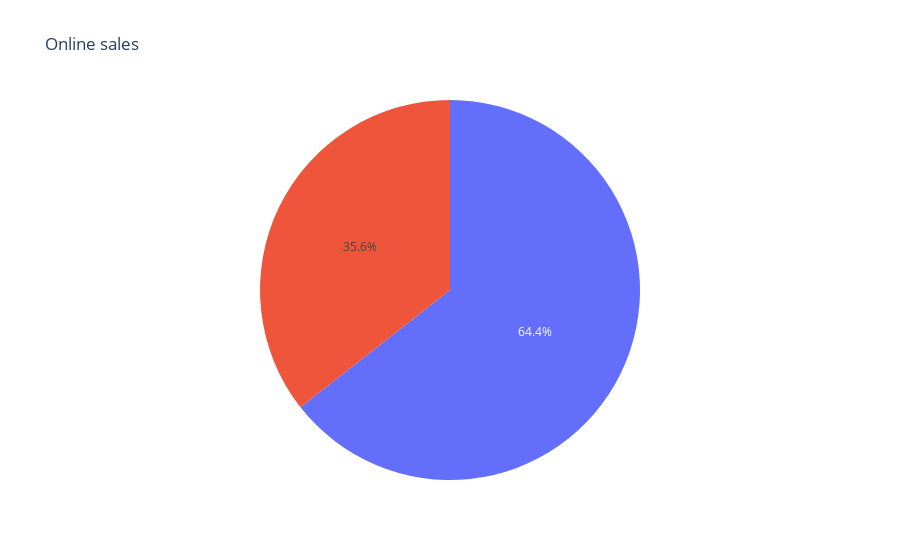

Notebook source saved alongside this figure:
### Code cell
px.pie(df,values=online, labels=["Accepted", "Not Accepted"], title= "Online sales")

### Figure 1 — Plotly figure (JSON) as saved in the notebook; plotly's stock layout.template omitted (floating-point values rounded to 4 significant figures)
{"data": [{"domain": {"x": [0, 1], "y": [0, 1]}, "hovertemplate": "value=%{value}<extra></extra>", "legendgroup": "", "name": "", "showlegend": false, "type": "pie", "values": [28308, 15634]}], "layout": {"legend": {"tracegroupgap": 0}, "title": {"text": "Online sales"}}}
